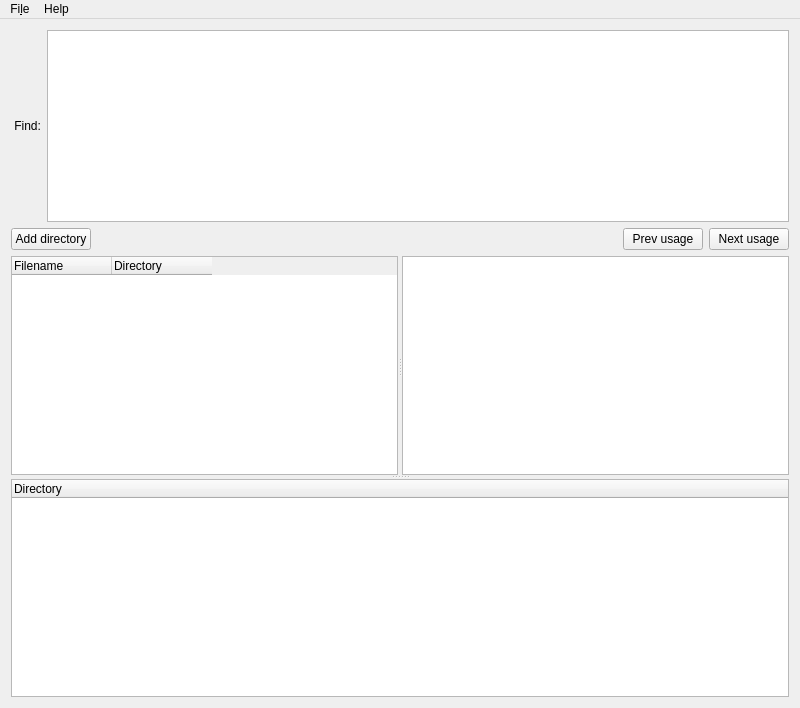
<?xml version="1.0" encoding="UTF-8"?>
<ui version="4.0">
 <class>MainWindow</class>
 <widget class="QMainWindow" name="MainWindow">
  <property name="geometry">
   <rect>
    <x>0</x>
    <y>0</y>
    <width>800</width>
    <height>708</height>
   </rect>
  </property>
  <property name="sizePolicy">
   <sizepolicy hsizetype="Preferred" vsizetype="Preferred">
    <horstretch>1</horstretch>
    <verstretch>1</verstretch>
   </sizepolicy>
  </property>
  <property name="windowTitle">
   <string>MegaFinder</string>
  </property>
  <widget class="QWidget" name="centralWidget">
   <property name="sizePolicy">
    <sizepolicy hsizetype="Maximum" vsizetype="Preferred">
     <horstretch>0</horstretch>
     <verstretch>0</verstretch>
    </sizepolicy>
   </property>
   <property name="minimumSize">
    <size>
     <width>10</width>
     <height>0</height>
    </size>
   </property>
   <property name="baseSize">
    <size>
     <width>0</width>
     <height>10</height>
    </size>
   </property>
   <layout class="QGridLayout" name="gridLayout">
    <item row="2" column="0">
     <widget class="QSplitter" name="splitter_2">
      <property name="orientation">
       <enum>Qt::Vertical</enum>
      </property>
      <widget class="QSplitter" name="splitter">
       <property name="orientation">
        <enum>Qt::Horizontal</enum>
       </property>
       <widget class="MyTreeWidget" name="treeWidget">
        <property name="animated">
         <bool>true</bool>
        </property>
        <attribute name="headerMinimumSectionSize">
         <number>100</number>
        </attribute>
        <attribute name="headerStretchLastSection">
         <bool>false</bool>
        </attribute>
        <column>
         <property name="text">
          <string>Filename</string>
         </property>
         <property name="background">
          <color>
           <red>236</red>
           <green>232</green>
           <blue>173</blue>
          </color>
         </property>
        </column>
        <column>
         <property name="text">
          <string>Directory</string>
         </property>
         <property name="background">
          <color>
           <red>236</red>
           <green>232</green>
           <blue>173</blue>
          </color>
         </property>
        </column>
       </widget>
       <widget class="TextViewer" name="textViewer"/>
      </widget>
      <widget class="DirList" name="dirWidget">
       <column>
        <property name="text">
         <string>Directory</string>
        </property>
        <property name="background">
         <color>
          <red>236</red>
          <green>232</green>
          <blue>173</blue>
         </color>
        </property>
       </column>
      </widget>
     </widget>
    </item>
    <item row="1" column="0">
     <layout class="QHBoxLayout" name="horizontalLayout">
      <item>
       <widget class="QPushButton" name="addFileButton">
        <property name="sizePolicy">
         <sizepolicy hsizetype="Minimum" vsizetype="Fixed">
          <horstretch>0</horstretch>
          <verstretch>0</verstretch>
         </sizepolicy>
        </property>
        <property name="text">
         <string>Add directory</string>
        </property>
       </widget>
      </item>
      <item>
       <spacer name="horizontalSpacer">
        <property name="orientation">
         <enum>Qt::Horizontal</enum>
        </property>
        <property name="sizeHint" stdset="0">
         <size>
          <width>40</width>
          <height>20</height>
         </size>
        </property>
       </spacer>
      </item>
      <item>
       <widget class="QLabel" name="fileNameLabel">
        <property name="text">
         <string/>
        </property>
       </widget>
      </item>
      <item>
       <widget class="QLabel" name="foundAmountLabel">
        <property name="text">
         <string/>
        </property>
       </widget>
      </item>
      <item>
       <widget class="QPushButton" name="prevButton">
        <property name="text">
         <string>Prev usage</string>
        </property>
       </widget>
      </item>
      <item>
       <widget class="QPushButton" name="nextButton">
        <property name="text">
         <string>Next usage</string>
        </property>
       </widget>
      </item>
     </layout>
    </item>
    <item row="0" column="0">
     <layout class="QHBoxLayout" name="horizontalLayout_2">
      <item>
       <widget class="QLabel" name="finderLabel">
        <property name="text">
         <string> Find:</string>
        </property>
       </widget>
      </item>
      <item>
       <widget class="QTextEdit" name="lineEdit">
        <property name="sizePolicy">
         <sizepolicy hsizetype="MinimumExpanding" vsizetype="Preferred">
          <horstretch>0</horstretch>
          <verstretch>0</verstretch>
         </sizepolicy>
        </property>
        <property name="minimumSize">
         <size>
          <width>2</width>
          <height>2</height>
         </size>
        </property>
        <property name="baseSize">
         <size>
          <width>0</width>
          <height>0</height>
         </size>
        </property>
       </widget>
      </item>
     </layout>
    </item>
   </layout>
  </widget>
  <widget class="QMenuBar" name="menuBar">
   <property name="geometry">
    <rect>
     <x>0</x>
     <y>0</y>
     <width>800</width>
     <height>22</height>
    </rect>
   </property>
   <widget class="QMenu" name="menuFile">
    <property name="title">
     <string>Fi&amp;le</string>
    </property>
    <addaction name="separator"/>
    <addaction name="actionExit"/>
   </widget>
   <widget class="QMenu" name="menuHelp">
    <property name="title">
     <string>Help</string>
    </property>
    <addaction name="actionAbout"/>
   </widget>
   <addaction name="menuFile"/>
   <addaction name="menuHelp"/>
  </widget>
  <action name="actionScan_Directory">
   <property name="text">
    <string>&amp;Scan Directory...</string>
   </property>
  </action>
  <action name="actionExit">
   <property name="text">
    <string>&amp;Exit</string>
   </property>
  </action>
  <action name="actionAbout">
   <property name="text">
    <string>About</string>
   </property>
  </action>
 </widget>
 <layoutdefault spacing="6" margin="11"/>
 <customwidgets>
  <customwidget>
   <class>MyTreeWidget</class>
   <extends>QTreeWidget</extends>
   <header>mytreewidget.h</header>
  </customwidget>
  <customwidget>
   <class>TextViewer</class>
   <extends>QTextEdit</extends>
   <header>textviewer.h</header>
  </customwidget>
  <customwidget>
   <class>DirList</class>
   <extends>QTreeWidget</extends>
   <header>dirlist.h</header>
  </customwidget>
 </customwidgets>
 <resources/>
 <connections/>
</ui>
